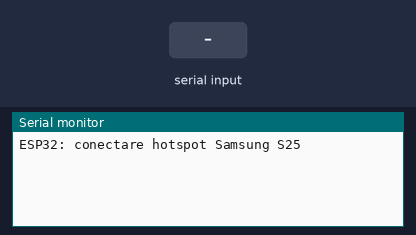
Recording of a sketch running on a simulated ESP32. Parts: the last lines printed to the serial monitor. The inputs (shaded band) are chosen by the test bench. WiFi joins after 1.5 s; servers stay silent unless stated.

Above: at 1.2 s.
1.3 s: "90,45\n" received over the second serial link
At 1.46 s:
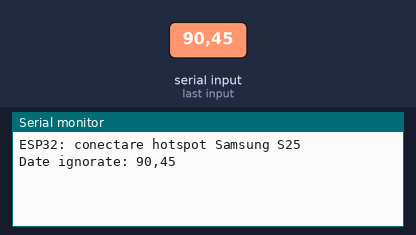
3.0 s: "1\n" received over the second serial link
At 4.2 s:
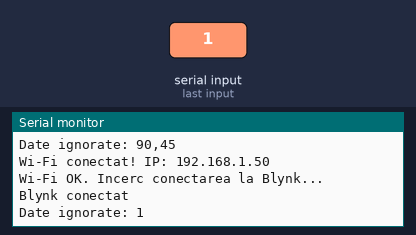
4.5 s: "ERROR,90\n" received over the second serial link
At 5.5 s:
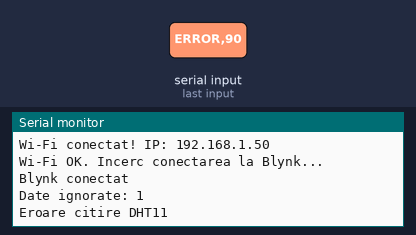

The sketch:

ESP32.ino
```cpp
// Configureaza direct aici conexiunea la hotspot si Blynk.
// NU publica parola sau tokenul real intr-un repository public.
#define BLYNK_TEMPLATE_ID "TMPL47bG6YtpW"
#define BLYNK_TEMPLATE_NAME "led si releu"
#define BLYNK_AUTH_TOKEN "INLOCUIESTE_CU_TOKENUL_BLYNK"

#include <Arduino.h>
#include <WiFi.h>
#include <BlynkSimpleEsp32.h>
#include <stdio.h>
#include <string.h>

char ssid[] = "Samsung S25";
char pass[] = "INLOCUIESTE_CU_PAROLA_WIFI";

// ESP32 UART2: TX2(GPIO17) -> UNO D10 direct
// ESP32 RX2(GPIO16) <- UNO D11 PRIN divizor rezistiv 5V->3.3V

#define ESP_RX 16
#define ESP_TX 17

bool automaticMode = true;
bool manualLED = false;
int thresholdC = 24;
bool ledState = false;
bool sensorValid = false;
bool haveData = false;

float temperature = 0.0f;
float airHumidity = 0.0f;
int soilPercent = 0;
int soilRaw = 0;

char rxBuffer[80];
size_t rxLength = 0;
BlynkTimer timer;

// Diagnostice + reconectare fara blocare permanenta in Blynk.begin().
unsigned long lastWifiStatus = 0;
unsigned long lastWifiRetry = 0;
unsigned long lastBlynkRetry = 0;
bool wifiWasConnected = false;

void sendConfig() {
  Serial2.print("CFG,");
  Serial2.print(automaticMode ? 1 : 0);
  Serial2.print(',');
  Serial2.print(manualLED ? 1 : 0);
  Serial2.print(',');
  Serial2.println(thresholdC);
}

BLYNK_WRITE(V3) {
  automaticMode = param.asInt() == 1;
  sendConfig();
}

BLYNK_WRITE(V4) {
  manualLED = param.asInt() == 1;
  sendConfig();
}

BLYNK_WRITE(V5) {
  thresholdC = constrain(param.asInt(), 15, 40);
  sendConfig();
}

BLYNK_CONNECTED() {
  Serial.println("Blynk conectat");
  Blynk.syncVirtual(V4, V5, V3);
}

void processLine(const char* line) {
  int reportedLED;
  int reportedMode;
  int percent;
  int raw;
  float temp, humidity;

  if (sscanf(line, "ERROR,%d", &reportedLED) == 1) {
    sensorValid = false;
    ledState = reportedLED == 1;
    Serial.println("Eroare citire DHT11");
    return;
  }

  if (sscanf(line, "DATA,%f,%f,%d,%d,%d,%d",
             &temp, &humidity, &reportedLED,
             &reportedMode, &percent, &raw) != 6) {
    Serial.print("Date ignorate: ");
    Serial.println(line);
    return;
  }

  if (reportedLED < 0 || reportedLED > 1 ||
      reportedMode < 0 || reportedMode > 1 ||
      raw < 0 || raw > 1023) {
    return;
  }

  temperature = temp;
  airHumidity = humidity;
  ledState = reportedLED == 1;
  soilPercent = constrain(percent, 0, 100);
  soilRaw = raw;
  sensorValid = true;
  haveData = true;

  Serial.print("T: ");
  Serial.print(temperature, 1);
  Serial.print(" C | Aer: ");
  Serial.print(airHumidity, 1);
  Serial.print("% | Sol: ");
  Serial.print(soilPercent);
  Serial.print("% | RAW: ");
  Serial.print(soilRaw);
  Serial.print(" | LED: ");
  Serial.println(ledState ? "ON" : "OFF");
}

void readArduino() {
  while (Serial2.available()) {
    char c = (char)Serial2.read();
    if (c == '\n') {
      rxBuffer[rxLength] = '\0';
      if (rxLength) processLine(rxBuffer);
      rxLength = 0;
    } else if (c != '\r') {
      if (rxLength < sizeof(rxBuffer) - 1) {
        rxBuffer[rxLength++] = c;
      } else {
        rxLength = 0;
      }
    }
  }
}

void publishBlynk() {
  if (!Blynk.connected()) return;

  if (haveData && sensorValid) {
    Blynk.virtualWrite(V0, temperature);
    Blynk.virtualWrite(V1, airHumidity);
    Blynk.virtualWrite(V6, soilPercent);
  }
  Blynk.virtualWrite(V2, ledState ? 1 : 0);
}

void maintainConnection() {
  unsigned long now = millis();

  if (WiFi.status() != WL_CONNECTED) {
    if (wifiWasConnected) {
      Serial.println("Wi-Fi deconectat!");
      wifiWasConnected = false;
    }

    if (now - lastWifiStatus >= 5000UL) {
      lastWifiStatus = now;
      Serial.print("Astept Wi-Fi ... status=");
      Serial.println((int)WiFi.status());
      Serial.println("Verifica parola, hotspot pornit, banda 2.4 GHz, WPA2.");
    }

    // Reincearca daca hotspot-ul nu este disponibil la pornire.
    if (now - lastWifiRetry >= 15000UL) {
      lastWifiRetry = now;
      Serial.println("Reincerc conectarea la hotspot...");
      WiFi.reconnect();
    }

    return;
  }

  if (!wifiWasConnected) {
    wifiWasConnected = true;
    Serial.print("Wi-Fi conectat! IP: ");
    Serial.println(WiFi.localIP());
    lastBlynkRetry = 0; // Incercam Blynk imediat.
  }

  if (!Blynk.connected() &&
      (lastBlynkRetry == 0 || now - lastBlynkRetry >= 7000UL)) {
    lastBlynkRetry = now;
    Serial.println("Wi-Fi OK. Incerc conectarea la Blynk...");

    // 2 secunde maxim per incercare, nu blocheaza restul programului.
    if (!Blynk.connect(2000)) {
      Serial.println("Blynk nu se conecteaza: verifica tokenul si internetul.");
    }
  }
}

void setup() {
  Serial.begin(115200);
  Serial2.begin(9600, SERIAL_8N1, ESP_RX, ESP_TX);

  // Configuram Blynk fara sa blocam pornirea cand Wi-Fi nu merge.
  WiFi.mode(WIFI_STA);
  WiFi.setAutoReconnect(true);
  Blynk.config(BLYNK_AUTH_TOKEN);

  timer.setInterval(4000L, sendConfig);
  timer.setInterval(5000L, publishBlynk);

  Serial.print("ESP32: conectare hotspot ");
  Serial.println(ssid);
  WiFi.begin(ssid, pass);
  sendConfig();
}

void loop() {
  maintainConnection();

  if (Blynk.connected()) {
    Blynk.run();
  }

  timer.run();
  readArduino();
}
```

Measured:
- after the input at 1.3 s, the serial monitor: prints a new line at once (image 1)
- after the input at 3.0 s, the serial monitor: prints a new line at once (image 2)
- after the input at 4.5 s, the serial monitor: prints a new line at once (image 3)
